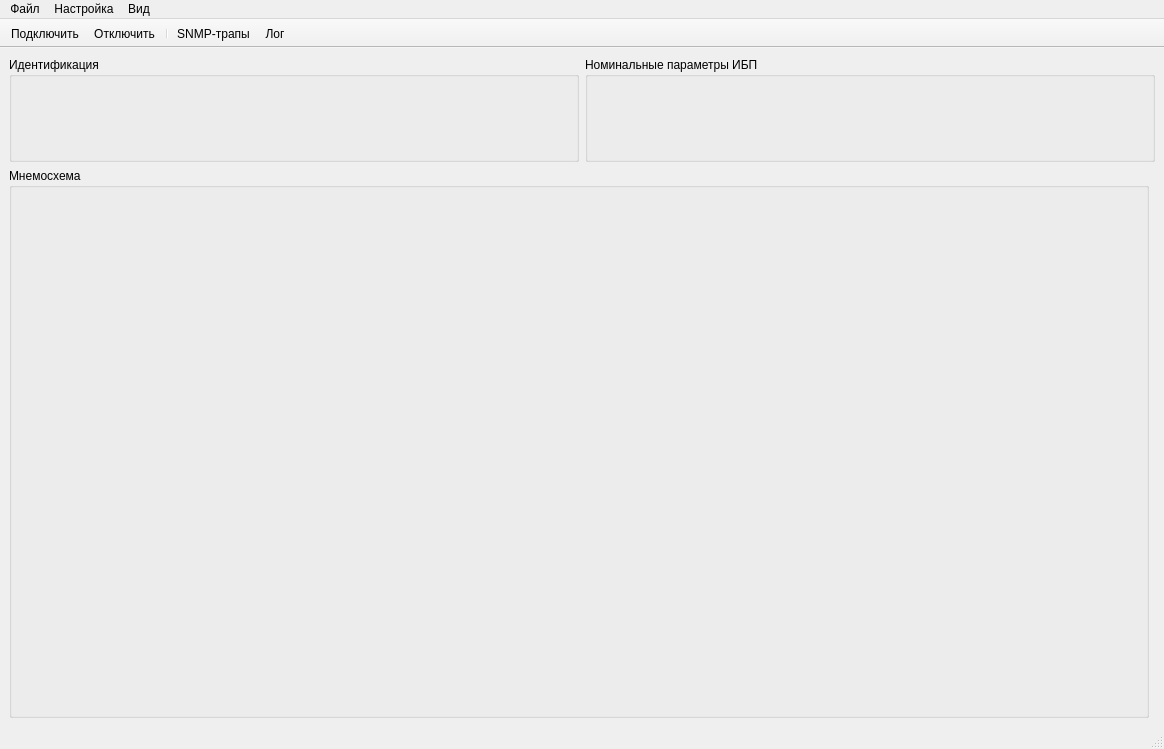
<?xml version="1.0" encoding="UTF-8"?>
<ui version="4.0">
 <class>MainWindow</class>
 <widget class="QMainWindow" name="MainWindow">
  <property name="geometry">
   <rect>
    <x>0</x>
    <y>0</y>
    <width>1164</width>
    <height>749</height>
   </rect>
  </property>
  <property name="contextMenuPolicy">
   <enum>Qt::ContextMenuPolicy::NoContextMenu</enum>
  </property>
  <property name="windowTitle">
   <string>Мониторинг ИБП</string>
  </property>
  <widget class="QWidget" name="centralwidget">
   <layout class="QVBoxLayout" name="verticalLayout" stretch="0,0">
    <item>
     <layout class="QHBoxLayout" name="horizontalLayout">
      <item>
       <widget class="QGroupBox" name="identificationGroupBox">
        <property name="title">
         <string>Идентификация</string>
        </property>
        <layout class="QGridLayout" name="gridLayout"/>
       </widget>
      </item>
      <item>
       <widget class="QGroupBox" name="ratingsGroupBox">
        <property name="title">
         <string>Номинальные параметры ИБП</string>
        </property>
        <layout class="QGridLayout" name="gridLayout_2"/>
       </widget>
      </item>
     </layout>
    </item>
    <item>
     <layout class="QHBoxLayout" name="horizontalLayout_2" stretch="1,0">
      <item>
       <widget class="QGroupBox" name="schematicGroupBox">
        <property name="minimumSize">
         <size>
          <width>700</width>
          <height>550</height>
         </size>
        </property>
        <property name="title">
         <string>Мнемосхема</string>
        </property>
        <layout class="QVBoxLayout" name="verticalLayout_2"/>
       </widget>
      </item>
      <item>
       <layout class="QVBoxLayout" name="rightLayout">
        <item>
         <widget class="PtrtStatusWidget" name="ptrtStatus" native="true">
          <property name="minimumSize">
           <size>
            <width>0</width>
            <height>0</height>
           </size>
          </property>
          <property name="maximumSize">
           <size>
            <width>400</width>
            <height>16777215</height>
           </size>
          </property>
         </widget>
        </item>
        <item>
         <widget class="UpsControlPanel" name="controlPanel" native="true">
          <property name="sizePolicy">
           <sizepolicy hsizetype="Preferred" vsizetype="Preferred">
            <horstretch>0</horstretch>
            <verstretch>0</verstretch>
           </sizepolicy>
          </property>
          <property name="maximumSize">
           <size>
            <width>400</width>
            <height>16777215</height>
           </size>
          </property>
         </widget>
        </item>
       </layout>
      </item>
     </layout>
    </item>
   </layout>
  </widget>
  <widget class="QMenuBar" name="menubar">
   <property name="geometry">
    <rect>
     <x>0</x>
     <y>0</y>
     <width>1164</width>
     <height>21</height>
    </rect>
   </property>
   <widget class="QMenu" name="Configuration">
    <property name="title">
     <string>Настройка</string>
    </property>
    <addaction name="Connect"/>
    <addaction name="actionSnmpCardType"/>
    <addaction name="actionUpsParams"/>
    <addaction name="actionTrapSettings"/>
    <addaction name="actionLogSettings"/>
    <addaction name="separator"/>
    <addaction name="actionAutoConnect"/>
    <addaction name="actionAutostartAtLogin"/>
   </widget>
   <widget class="QMenu" name="View">
    <property name="title">
     <string>Вид</string>
    </property>
    <addaction name="actionNotifications"/>
    <addaction name="actionMinimizeToTray"/>
   </widget>
   <widget class="QMenu" name="menuFile">
    <property name="title">
     <string>Файл</string>
    </property>
    <addaction name="separator"/>
    <addaction name="actionExit"/>
   </widget>
   <addaction name="menuFile"/>
   <addaction name="Configuration"/>
   <addaction name="View"/>
  </widget>
  <widget class="QStatusBar" name="statusbar"/>
  <widget class="QToolBar" name="toolBar">
   <property name="windowTitle">
    <string>toolBar</string>
   </property>
   <property name="movable">
    <bool>false</bool>
   </property>
   <property name="iconSize">
    <size>
     <width>24</width>
     <height>24</height>
    </size>
   </property>
   <property name="toolButtonStyle">
    <enum>Qt::ToolButtonStyle::ToolButtonTextBesideIcon</enum>
   </property>
   <property name="floatable">
    <bool>false</bool>
   </property>
   <attribute name="toolBarArea">
    <enum>TopToolBarArea</enum>
   </attribute>
   <attribute name="toolBarBreak">
    <bool>false</bool>
   </attribute>
   <addaction name="actionQuickConnect"/>
   <addaction name="actionQuickDisconnect"/>
   <addaction name="separator"/>
   <addaction name="actionTrapWindow"/>
   <addaction name="Log"/>
  </widget>
  <action name="Connect">
   <property name="text">
    <string>Подключение</string>
   </property>
  </action>
  <action name="Log">
   <property name="text">
    <string>Лог</string>
   </property>
  </action>
  <action name="actionQuickConnect">
   <property name="text">
    <string>Подключить</string>
   </property>
   <property name="menuRole">
    <enum>QAction::MenuRole::NoRole</enum>
   </property>
  </action>
  <action name="actionQuickDisconnect">
   <property name="text">
    <string>Отключить</string>
   </property>
   <property name="menuRole">
    <enum>QAction::MenuRole::NoRole</enum>
   </property>
  </action>
  <action name="actionTrapSettings">
   <property name="text">
    <string>Приём трапов</string>
   </property>
  </action>
  <action name="actionTrapWindow">
   <property name="text">
    <string>SNMP-трапы</string>
   </property>
  </action>
  <action name="actionSnmpCardType">
   <property name="text">
    <string>Тип карты SNMP</string>
   </property>
  </action>
  <action name="actionUpsParams">
   <property name="text">
    <string>Параметры АКБ ИБП</string>
   </property>
  </action>
  <action name="actionExit">
   <property name="text">
    <string>Выход</string>
   </property>
   <property name="shortcut">
    <string>Ctrl+Q</string>
   </property>
   <property name="menuRole">
    <enum>QAction::MenuRole::QuitRole</enum>
   </property>
  </action>
  <action name="actionNotifications">
   <property name="checkable">
    <bool>true</bool>
   </property>
   <property name="checked">
    <bool>true</bool>
   </property>
   <property name="text">
    <string>Уведомления</string>
   </property>
  </action>
  <action name="actionAutoConnect">
   <property name="checkable">
    <bool>true</bool>
   </property>
   <property name="checked">
    <bool>false</bool>
   </property>
   <property name="text">
    <string>Автоподключение</string>
   </property>
  </action>
  <action name="actionLogSettings">
   <property name="text">
    <string>Журналы</string>
   </property>
  </action>
  <action name="actionMinimizeToTray">
   <property name="checkable">
    <bool>true</bool>
   </property>
   <property name="checked">
    <bool>true</bool>
   </property>
   <property name="text">
    <string>Сворачивать в трей</string>
   </property>
  </action>
  <action name="actionAutostartAtLogin">
   <property name="checkable">
    <bool>true</bool>
   </property>
   <property name="text">
    <string>Запускать при входе в систему</string>
   </property>
   <property name="menuRole">
    <enum>QAction::MenuRole::NoRole</enum>
   </property>
  </action>
 </widget>
 <customwidgets>
  <customwidget>
   <class>UpsControlPanel</class>
   <extends>QWidget</extends>
   <header location="global">upscontrolpanel.h</header>
   <container>1</container>
  </customwidget>
  <customwidget>
   <class>PtrtStatusWidget</class>
   <extends>QWidget</extends>
   <header>ptrtstatuswidget.h</header>
   <container>1</container>
  </customwidget>
 </customwidgets>
 <resources/>
 <connections/>
</ui>
